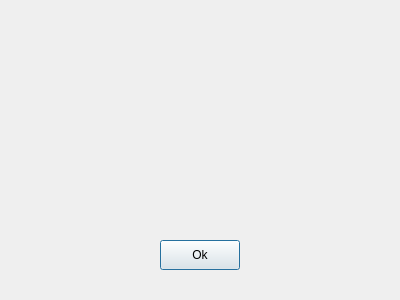
<?xml version="1.0" encoding="UTF-8"?>
<ui version="4.0">
 <class>aboutDialog</class>
 <widget class="QDialog" name="aboutDialog">
  <property name="geometry">
   <rect>
    <x>0</x>
    <y>0</y>
    <width>400</width>
    <height>300</height>
   </rect>
  </property>
  <property name="windowTitle">
   <string>About</string>
  </property>
  <widget class="QLabel" name="iconLabel">
   <property name="geometry">
    <rect>
     <x>176</x>
     <y>40</y>
     <width>48</width>
     <height>48</height>
    </rect>
   </property>
   <property name="text">
    <string/>
   </property>
   <property name="pixmap">
    <pixmap resource="resource.qrc">:/img/img/info_icon.png</pixmap>
   </property>
  </widget>
  <widget class="QPushButton" name="okButton">
   <property name="geometry">
    <rect>
     <x>160</x>
     <y>240</y>
     <width>80</width>
     <height>30</height>
    </rect>
   </property>
   <property name="text">
    <string>Ok</string>
   </property>
  </widget>
 </widget>
 <resources>
  <include location="resource.qrc"/>
 </resources>
 <connections/>
</ui>
